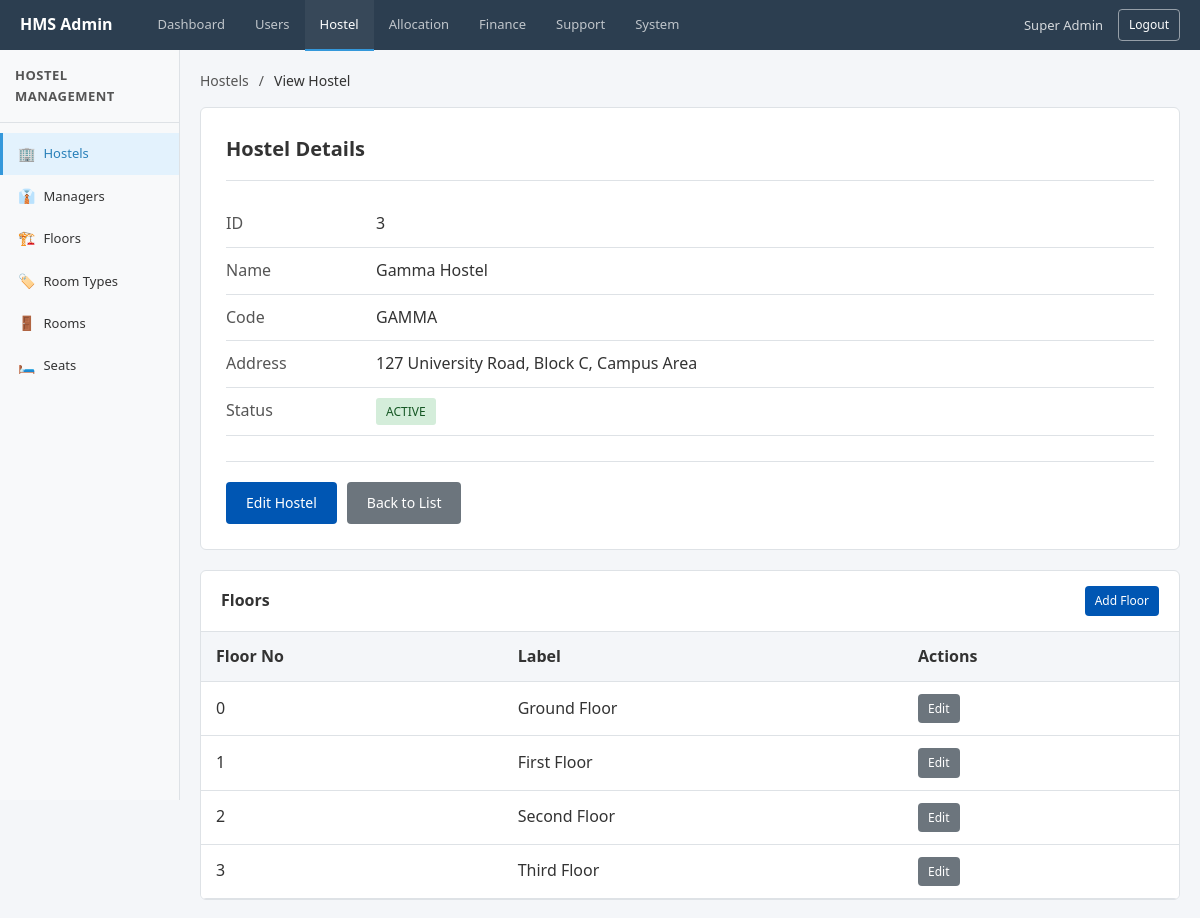
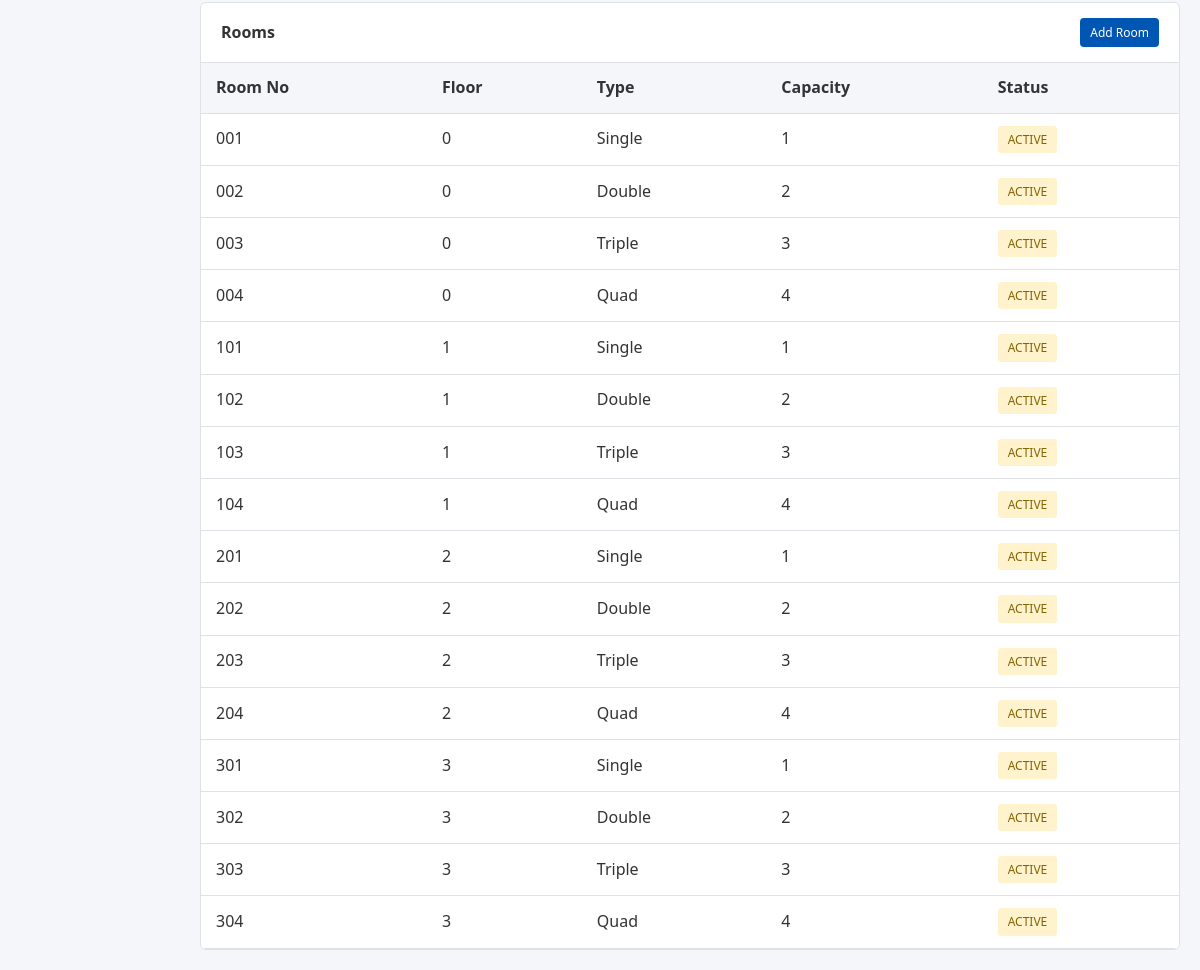
Page /index.php?page=admin_hostels&action=view&id=3 (signed in) on the committed database (2 pictures, top to bottom).
### tables this page shows
CREATE TABLE `hostels` (
  `id` bigint UNSIGNED NOT NULL,
  `name` varchar(120) NOT NULL,
  `code` varchar(50) NOT NULL,
  `address` text,
  `status` enum('ACTIVE','INACTIVE') NOT NULL DEFAULT 'ACTIVE',
  `created_at` datetime NOT NULL DEFAULT CURRENT_TIMESTAMP,
  `updated_at` datetime NOT NULL DEFAULT CURRENT_TIMESTAMP ON UPDATE CURRENT_TIMESTAMP
);

CREATE TABLE `floors` (
  `id` bigint UNSIGNED NOT NULL,
  `hostel_id` bigint UNSIGNED NOT NULL,
  `floor_no` int NOT NULL,
  `label` varchar(50) DEFAULT NULL,
  `created_at` datetime NOT NULL DEFAULT CURRENT_TIMESTAMP
);

CREATE TABLE `rooms` (
  `id` bigint UNSIGNED NOT NULL,
  `floor_id` bigint UNSIGNED NOT NULL,
  `room_type_id` bigint UNSIGNED NOT NULL,
  `room_no` varchar(30) NOT NULL,
  `capacity` int NOT NULL,
  `status` enum('ACTIVE','MAINTENANCE','INACTIVE') NOT NULL DEFAULT 'ACTIVE',
  `created_at` datetime NOT NULL DEFAULT CURRENT_TIMESTAMP
);

CREATE TABLE `room_types` (
  `id` bigint UNSIGNED NOT NULL,
  `name` varchar(50) NOT NULL,
  `default_capacity` int NOT NULL,
  `default_fee` decimal(10,2) NOT NULL,
  `description` text
);

### app/Controllers/Admin/AdminHostelController.php (called while the page is built, shortened)
<?php
require_once __DIR__ . '/../../Models/AdminModel.php';
$action = isset($_GET['action']) ? $_GET['action'] : 'hostels';
$data = [];
if ($action === 'view') {
    $id = (int)$_GET['id'];
    $data['hostel'] = getHostelById($id);
    $data['floors'] = getFloorsByHostel($id);
    $data['rooms'] = getRoomsByHostel($id);
} elseif ($action === 'edit') {
    $id = (int)$_GET['id'];
    $data['hostel'] = getHostelById($id);
    $pageTitle = 'Edit Hostel';
} elseif ($action === 'add') {
    $pageTitle = 'Add New Hostel';
} else {
    $data['hostels'] = getAllHostels();
}
require_once __DIR__ . '/../../Views/Admin/HostelView.php';

### app/Models/AdminModel.php (called while the page is built, shortened)
<?php
function getHostelById($id) {
    $conn = dbConnect();
    $sql = "SELECT * FROM hostels WHERE id = $id";
    $result = mysqli_query($conn, $sql);
    $hostel = mysqli_fetch_assoc($result);
    return $hostel;
}
function getFloorsByHostel($hostelId) {
    $conn = dbConnect();
    $sql = "SELECT * FROM floors WHERE hostel_id = $hostelId ORDER BY floor_no";
    $result = mysqli_query($conn, $sql);
    $floors = mysqli_fetch_all($result, MYSQLI_ASSOC);
    return $floors;
}
function getRoomsByHostel($hostelId) {
    $conn = dbConnect();
    $sql = "SELECT r.*, f.floor_no, rt.name as room_type_name
            FROM rooms r
            JOIN floors f ON r.floor_id = f.id
            JOIN room_types rt ON r.room_type_id = rt.id
            WHERE f.hostel_id = $hostelId
            ORDER BY f.floor_no, r.room_no";
    $result = mysqli_query($conn, $sql);
    $rooms = mysqli_fetch_all($result, MYSQLI_ASSOC);
    return $rooms;
}

### app/Views/Admin/HostelView.php (the view, shortened to what this page needs)
<!DOCTYPE html>
<html lang="en">
<head>
    <link rel="stylesheet" href="public/assets/css/style.css">
    <link rel="stylesheet" href="app/Views/Admin/css/admin.css">
</head>
<body>
    <?php include __DIR__ . '/partials/header.php'; ?>
    <div class="admin-layout">
        <?php include __DIR__ . '/partials/sidebar.php'; ?>
        <main class="admin-main">
            <div class="admin-content">
                <?php if ($action === 'add'): ?>
                    <div class="breadcrumb">
                        <a href="index.php?page=admin_hostels">Hostels</a>
                        <span>/</span>
                        <span class="current">Add New Hostel</span>
                    </div>
                    <div class="form-card">
                        <h3>Add New Hostel</h3>
                        <form action="index.php?page=admin_hostels" method="POST">
                            <input type="hidden" name="form_action" value="create_hostel">
                            <div class="form-row">
                                <div class="form-group">
                                    <label for="name">Hostel Name <span class="required">*</span></label>
                                    <input type="text" id="name" name="name" class="form-control" required>
                                </div>
                                <div class="form-group">
                                    <label for="code">Hostel Code <span class="required">*</span></label>
                                    <input type="text" id="code" name="code" class="form-control" required>
                                    <span class="form-hint">Unique identifier (e.g., H001)</span>
                                </div>
                            </div>
                            <div class="form-group">
                                <label for="address">Address</label>
                                <textarea id="address" name="address" class="form-control" rows="3"></textarea>
                            </div>
                            <div class="form-group">
                                <label for="status">Status <span class="required">*</span></label>
                                <select id="status" name="status" class="form-control" required>
                                    <option value="ACTIVE">Active</option>
                                    <option value="INACTIVE">Inactive</option>
                                </select>
                            </div>
                            <div class="form-actions">
                                <button type="submit" class="btn btn-primary">Create Hostel</button>
                                <a href="index.php?page=admin_hostels" class="btn btn-secondary">Cancel</a>
                            </div>
                        </form>
                    </div>
                <?php elseif ($action === 'view' && isset($data['hostel'])): ?>
                    <div class="breadcrumb">
                        <a href="index.php?page=admin_hostels">Hostels</a>
                        <span>/</span>
                        <span class="current">View Hostel</span>
                    </div>
                    <div class="detail-card" style="margin-bottom: 20px;">
                        <h3>Hostel Details</h3>
                        <div class="detail-row">
                            <div class="detail-label">ID</div>
                            <div class="detail-value"><?php echo (int)$data['hostel']['id']; ?></div>
                        </div>
                        <div class="detail-row">
                            <div class="detail-label">Name</div>
                            <div class="detail-value"><?php echo htmlspecialchars($data['hostel']['name'] ?? ''); ?></div>
                        </div>
                        <div class="detail-row">
                            <div class="detail-label">Code</div>
                            <div class="detail-value"><?php echo htmlspecialchars($data['hostel']['code'] ?? ''); ?></div>
                        </div>
                        <div class="detail-row">
                            <div class="detail-label">Address</div>
                            <div class="detail-value"><?php echo htmlspecialchars($data['hostel']['address'] ?? 'N/A'); ?></div>
                        </div>
                        <div class="detail-row">
                            <div class="detail-label">Status</div>
                            <div class="detail-value">
                                <span class="badge <?php echo ($data['hostel']['status'] ?? '') === 'ACTIVE' ? 'badge-success' : 'badge-danger'; ?>">
                                    <?php echo htmlspecialchars($data['hostel']['status'] ?? ''); ?>
                                </span>
                            </div>
                        </div>
                        <div class="form-actions">
                            <a href="index.php?page=admin_hostels&action=edit&id=<?php echo (int)$data['hostel']['id']; ?>" class="btn btn-primary">Edit Hostel</a>
                            <a href="index.php?page=admin_hostels" class="btn btn-secondary">Back to List</a>
                        </div>
                    </div>
                    <div class="table-card" style="margin-bottom: 20px;">
                        <div class="table-card-header">
                            <h3>Floors</h3>
                            <a href="index.php?page=admin_floors&action=add" class="btn btn-sm btn-primary">Add Floor</a>
                        </div>
                        <div class="table-responsive">
                            <table class="table">
                                <thead>
                                    <tr>
                                        <th>Floor No</th>
                                        <th>Label</th>
                                        <th>Actions</th>
                                    </tr>
                                </thead>
                                <tbody>
                                    <?php if (!empty($data['floors'])): ?>
                                        <?php foreach ($data['floors'] as $floor): ?>
                                            <tr>
                                                <td><?php echo (int)$floor['floor_no']; ?></td>
                                                <td><?php echo htmlspecialchars($floor['label'] ?? ''); ?></td>
                                                <td>
                                                    <a href="index.php?page=admin_floors&action=edit&id=<?php echo (int)$floor['id']; ?>" class="btn btn-sm btn-secondary">Edit</a>
                                                </td>
                                            </tr>
                                        <?php endforeach; ?>
                                    <?php else: ?>
                                        <tr>
                                            <td colspan="3" class="empty-state">No floors found</td>
                                        </tr>
                                    <?php endif; ?>
                                </tbody>
                            </table>
                        </div>
                    </div>
                    <div class="table-card">
                        <div class="table-card-header">
                            <h3>Rooms</h3>
                            <a href="index.php?page=admin_rooms&action=add" class="btn btn-sm btn-primary">Add Room</a>
                        </div>
                        <div class="table-responsive">
                            <table class="table">
                                <thead>
                                    <tr>
                                        <th>Room No</th>
                                        <th>Floor</th>
                                        <th>Type</th>
                                        <th>Capacity</th>
                                        <th>Status</th>
                                    </tr>
                                </thead>
                                <tbody>
                                    <?php if (!empty($data['rooms'])): ?>
                                        <?php foreach ($data['rooms'] as $room): ?>
                                            <tr>
                                                <td><?php echo htmlspecialchars($room['room_no']); ?></td>
                                                <td><?php echo (int)($room['floor_no'] ?? 0); ?></td>
                                                <td><?php echo htmlspecialchars($room['room_type_name'] ?? ''); ?></td>
                                                <td><?php echo (int)$room['capacity']; ?></td>
                                                <td>
                                                    <span class="badge <?php echo $room['status'] === 'AVAILABLE' ? 'badge-success' : 'badge-warning'; ?>">
                                                        <?php echo htmlspecialchars($room['status']); ?>
                                                    </span>
                                                </td>
                                            </tr>
                                        <?php endforeach; ?>
                                    <?php else: ?>
                                        <tr>
                                            <td colspan="5" class="empty-state">No rooms found</td>
                                        </tr>
                                    <?php endif; ?>
                                </tbody>
                            </table>
                        </div>
                    </div>
                <?php endif; ?>
            </div>
        </main>
    </div>
</body>
</html>

### public/assets/css/style.css (style rules this page uses)
:root { --primary: #0056b3; --primary-hover: #004494; --background: #f4f6f9; --surface: #ffffff; --text-primary: #333333; --text-secondary: #555555; --border: #dee2e6; --success: #28a745; --error: #dc3545; --warning: #ffc107; --shadow: 0 2px 4px rgba(0, 0, 0, 0.1); }
* { margin: 0; padding: 0; box-sizing: border-box; }
body { font-family: 'Segoe UI', Tahoma, Geneva, Verdana, sans-serif; background-color: var(--background); color: var(--text-primary); line-height: 1.6; min-height: 100vh; }
h1, h2, h3, h4, h5, h6 { color: var(--text-primary); margin-bottom: 15px; font-weight: 600; }
h3 { font-size: 20px; }
.btn { display: inline-block; padding: 10px 20px; font-family: inherit; font-size: 14px; font-weight: 500; text-align: center; border: none; border-radius: 4px; cursor: pointer; }
.btn-primary { background-color: var(--primary); color: #ffffff; }
.btn-secondary { background-color: #6c757d; color: #ffffff; }
.table-responsive { overflow-x: auto; }
.table { width: 100%; border-collapse: collapse; background: var(--surface); }
.table th, .table td { padding: 12px 15px; text-align: left; border-bottom: 1px solid var(--border); }
.table th { background-color: var(--background); font-weight: 600; color: var(--text-primary); }
.badge { display: inline-block; padding: 4px 10px; font-size: 12px; font-weight: 500; border-radius: 3px; }
.badge-success { background-color: #d4edda; color: #155724; }
.badge-warning { background-color: #fff3cd; color: #856404; }

### app/Views/Admin/css/admin.css (style rules this page uses)
.admin-layout { display: flex; padding-top: 50px; min-height: 100vh; }
.admin-main { flex: 1; margin-left: 180px; background-color: var(--background); min-height: calc(100vh - 50px); }
.admin-content { padding: 20px; }
.table-card { background: var(--surface); border: 1px solid var(--border); border-radius: 6px; overflow: hidden; }
.table-card-header { padding: 15px 20px; border-bottom: 1px solid var(--border); display: flex; justify-content: space-between; align-items: center; }
.table-card-header h3 { margin: 0; font-size: 16px; }
.form-actions { display: flex; gap: 10px; margin-top: 25px; padding-top: 20px; border-top: 1px solid var(--border); }
.detail-card { background: var(--surface); border: 1px solid var(--border); border-radius: 6px; padding: 25px; }
.detail-card h3 { margin-bottom: 20px; padding-bottom: 15px; border-bottom: 1px solid var(--border); }
.detail-row { display: flex; padding: 10px 0; border-bottom: 1px solid var(--border); }
.detail-label { width: 150px; font-weight: 500; color: var(--text-secondary); }
.detail-value { flex: 1; color: var(--text-primary); }
.btn-sm { padding: 5px 10px; font-size: 12px; }
.breadcrumb { display: flex; gap: 10px; font-size: 14px; margin-bottom: 15px; }
.breadcrumb a { color: var(--text-secondary); }
.breadcrumb span { color: var(--text-secondary); }
.breadcrumb .current { color: var(--text-primary); }

### rows in the picture
hostels: id "3", name "Gamma Hostel", code "GAMMA", address "127 University Road, Block C, Campus Area", status "ACTIVE"
floors: floor_no "0", label "Ground Floor"
floors: floor_no "1", label "First Floor"
floors: floor_no "2", label "Second Floor"
floors: floor_no "3", label "Third Floor"
rooms: room_no "001", floor.floor_no "0", room_type.name "Single", capacity "1", status "ACTIVE"
rooms: room_no "002", floor.floor_no "0", room_type.name "Double", capacity "2", status "ACTIVE"
rooms: room_no "003", floor.floor_no "0", room_type.name "Triple", capacity "3", status "ACTIVE"
rooms: room_no "004", floor.floor_no "0", room_type.name "Quad", capacity "4", status "ACTIVE"
rooms: room_no "101", floor.floor_no "1", room_type.name "Single", capacity "1", status "ACTIVE"
rooms: room_no "102", floor.floor_no "1", room_type.name "Double", capacity "2", status "ACTIVE"
rooms: room_no "103", floor.floor_no "1", room_type.name "Triple", capacity "3", status "ACTIVE"
rooms: room_no "104", floor.floor_no "1", room_type.name "Quad", capacity "4", status "ACTIVE"
rooms: room_no "201", floor.floor_no "2", room_type.name "Single", capacity "1", status "ACTIVE"
rooms: room_no "202", floor.floor_no "2", room_type.name "Double", capacity "2", status "ACTIVE"
rooms: room_no "203", floor.floor_no "2", room_type.name "Triple", capacity "3", status "ACTIVE"
rooms: room_no "204", floor.floor_no "2", room_type.name "Quad", capacity "4", status "ACTIVE"
rooms: room_no "301", floor.floor_no "3", room_type.name "Single", capacity "1", status "ACTIVE"
rooms: room_no "302", floor.floor_no "3", room_type.name "Double", capacity "2", status "ACTIVE"
rooms: room_no "303", floor.floor_no "3", room_type.name "Triple", capacity "3", status "ACTIVE"
rooms: room_no "304", floor.floor_no "3", room_type.name "Quad", capacity "4", status "ACTIVE"

### other values in the picture
$_SESSION['user_name'] "Super Admin"
$sidebarTitle "HOSTEL MANAGEMENT"
$link['icon'] "🏢"
$link['label'] "Hostels"
$link['icon'] "👔"
$link['label'] "Managers"
$link['icon'] "🏗️"
$link['label'] "Floors"
$link['icon'] "🏷️"
$link['label'] "Room Types"
$link['icon'] "🚪"
$link['label'] "Rooms"
$link['icon'] "🛏️"
$link['label'] "Seats"
